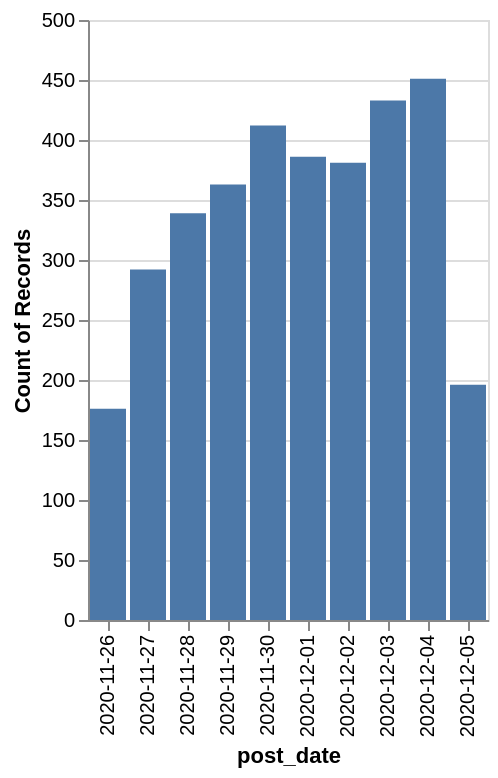

Source (Vega-Lite JSON):
### Vega-Lite specification from a JSON file in a GitHub repository (floating-point values rounded to 4 significant figures; data arrays with more than 128 entries replaced by an {"elided": "..."} marker saying what was removed)
{"config": {"view": {"continuousWidth": 400, "continuousHeight": 300}}, "data": {"name": "data-26cd5b73017a27ed131c415fee3268d0"}, "mark": "bar", "encoding": {"x": {"type": "nominal", "field": "post_date"}, "y": {"type": "quantitative", "aggregate": "count"}}, "$schema": "https://vega.github.io/schema/vega-lite/v4.8.1.json", "datasets": {"data-26cd5b73017a27ed131c415fee3268d0": {"elided": "3429 records"}}}
